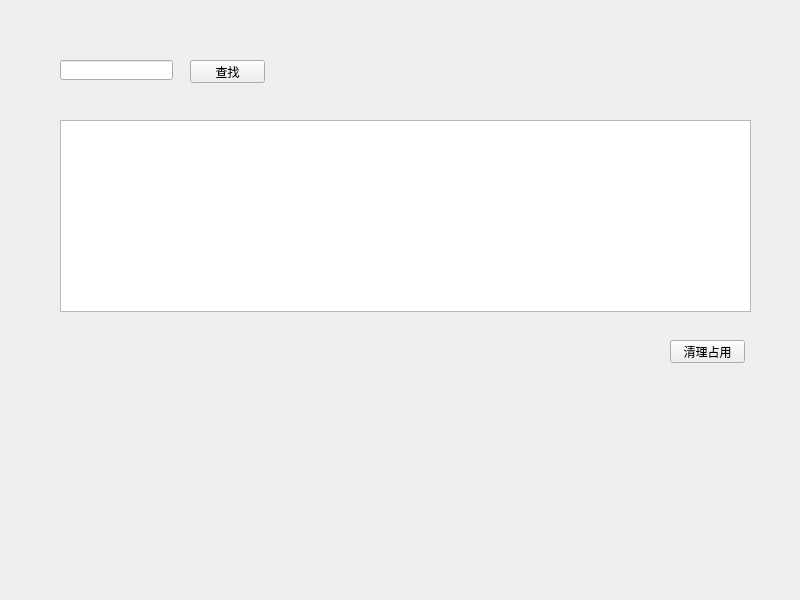
<?xml version="1.0" encoding="UTF-8"?>
<ui version="4.0">
 <class>MainWindow</class>
 <widget class="QMainWindow" name="MainWindow">
  <property name="geometry">
   <rect>
    <x>0</x>
    <y>0</y>
    <width>800</width>
    <height>600</height>
   </rect>
  </property>
  <property name="windowTitle">
   <string>MainWindow</string>
  </property>
  <widget class="QWidget" name="centralwidget">
   <widget class="QLineEdit" name="lineEdit">
    <property name="geometry">
     <rect>
      <x>60</x>
      <y>60</y>
      <width>113</width>
      <height>20</height>
     </rect>
    </property>
   </widget>
   <widget class="QPushButton" name="pushButton">
    <property name="geometry">
     <rect>
      <x>190</x>
      <y>60</y>
      <width>75</width>
      <height>23</height>
     </rect>
    </property>
    <property name="text">
     <string>查找</string>
    </property>
   </widget>
   <widget class="QTableWidget" name="tableWidget">
    <property name="geometry">
     <rect>
      <x>60</x>
      <y>120</y>
      <width>691</width>
      <height>192</height>
     </rect>
    </property>
   </widget>
   <widget class="QPushButton" name="pushButton_2">
    <property name="geometry">
     <rect>
      <x>670</x>
      <y>340</y>
      <width>75</width>
      <height>23</height>
     </rect>
    </property>
    <property name="text">
     <string>清理占用</string>
    </property>
   </widget>
  </widget>
 </widget>
 <resources/>
 <connections/>
</ui>
